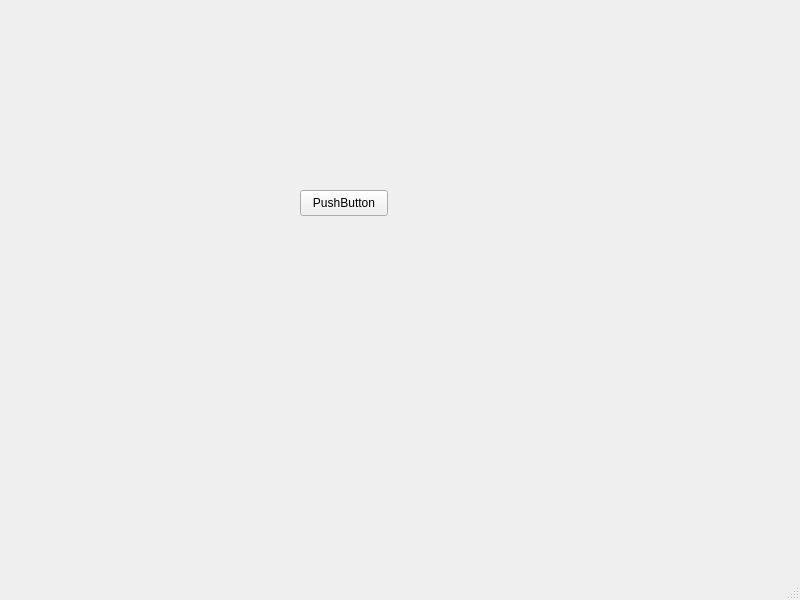
<?xml version="1.0" encoding="UTF-8"?>
<ui version="4.0">
 <class>MainWindow</class>
 <widget class="QMainWindow" name="MainWindow">
  <property name="geometry">
   <rect>
    <x>0</x>
    <y>0</y>
    <width>800</width>
    <height>600</height>
   </rect>
  </property>
  <property name="windowTitle">
   <string>MainWindow</string>
  </property>
  <widget class="QWidget" name="centralwidget">
   <widget class="QPushButton" name="pushButton">
    <property name="geometry">
     <rect>
      <x>300</x>
      <y>190</y>
      <width>88</width>
      <height>26</height>
     </rect>
    </property>
    <property name="text">
     <string>PushButton</string>
    </property>
   </widget>
  </widget>
  <widget class="QMenuBar" name="menubar">
   <property name="geometry">
    <rect>
     <x>0</x>
     <y>0</y>
     <width>800</width>
     <height>23</height>
    </rect>
   </property>
  </widget>
  <widget class="QStatusBar" name="statusbar"/>
 </widget>
 <resources/>
 <connections/>
</ui>
